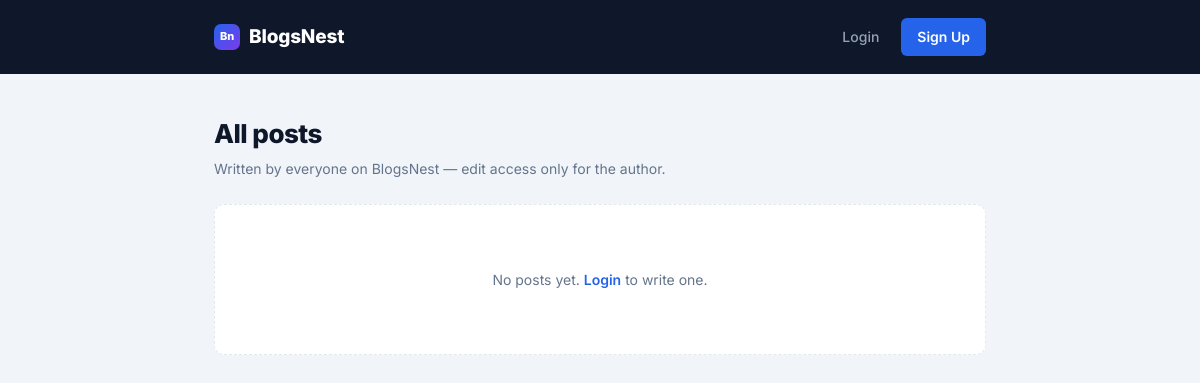
The app's page /blogs, older data.
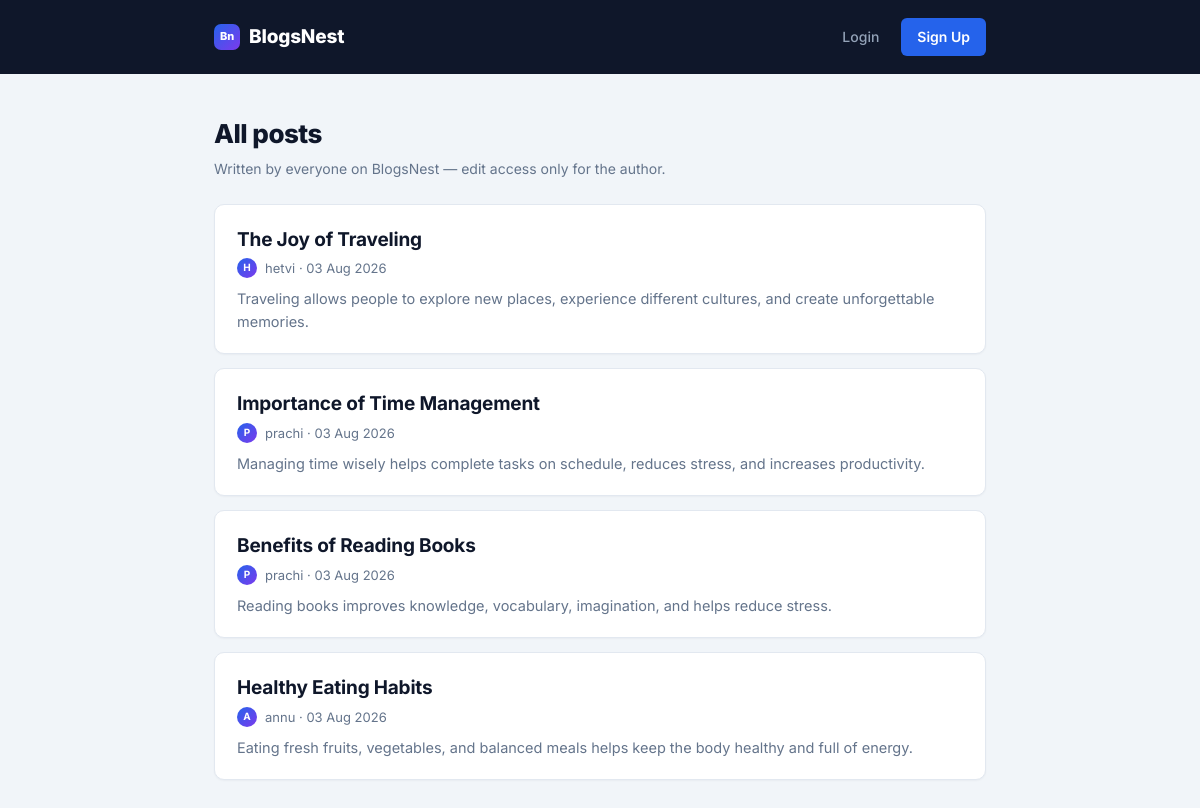
The same page, newer data.
### app/models.py (models this page shows)
class Blog(Base):
    __tablename__ = "blogs"
    id = Column(Integer, primary_key=True, index=True)
    title = Column(String, nullable=False)
    content = Column(Text, nullable=False)
    owner_id = Column(Integer, ForeignKey("users.id"), nullable=False)
    created_at = Column(DateTime, default=datetime.utcnow)
    updated_at = Column(DateTime, default=datetime.utcnow, onupdate=datetime.utcnow)
    owner = relationship("User", back_populates="blogs")

class User(Base):
    __tablename__ = "users"
    id = Column(Integer, primary_key=True, index=True)
    name = Column(String, nullable=True)
    email = Column(String, unique=True, index=True, nullable=False)
    date_of_birth = Column(Date, nullable=True)
    gender = Column(String, nullable=True)  # "male" / "female" / "other" / "prefer_not_to_say"
    is_verified = Column(Boolean, default=False)
    created_at = Column(DateTime, default=datetime.utcnow)
    blogs = relationship("Blog", back_populates="owner", cascade="all, delete-orphan")

### app/blogs/routes.py (the view)
@router.get("/blogs", response_class=HTMLResponse)
def list_blogs(
    request: Request,
    db: Session = Depends(get_db),
    current_user: User | None = Depends(get_current_user_optional),
):
    blogs = db.query(Blog).order_by(Blog.created_at.desc()).all()
    return templates.TemplateResponse(
        request, "blogs.html",
        {"blogs": blogs, "current_user": current_user},
    )

### templates/blogs.html (shortened to what this page needs)
{% extends "base.html" %}
{% block content %}
<div class="page-head">
  <div>
    <h1>All posts</h1>
    <p>Written by everyone on BlogsNest — edit access only for the author.</p>
  </div>
</div>
{% if blogs|length == 0 %}
  <div class="empty">No posts yet. {% if current_user %}<a href="/blogs/new">Write the first one →</a>{% else %}<a href="/login">Login</a> to write one.{% endif %}</div>
{% endif %}
{% for blog in blogs %}
<div class="entry">
  <div class="entry-title">
    <a href="/blogs/{{ blog.id }}">{{ blog.title }}</a>
  </div>
  <div class="entry-meta">
    <span class="avatar">{{ (blog.owner.name or blog.owner.email)[0]|upper }}</span>
    {{ blog.owner.name or blog.owner.email }} &middot; {{ blog.created_at.strftime('%d %b %Y') }}
  </div>
  <div class="entry-excerpt">{{ blog.content[:160] }}{% if blog.content|length > 160 %}…{% endif %}</div>
</div>
{% endfor %}
{% endblock %}

### templates/base.html (shortened to what this page needs)
<!DOCTYPE html>
<html lang="en">
<head>
  <link rel="stylesheet" href="/static/style.css">
</head>
<body>
  <div class="masthead">
    <div class="masthead-inner">
      <a href="/blogs" class="title"><span class="logo-mark">Bn</span>BlogsNest</a>
      <nav>
        {% if current_user %}
          <span>{{ current_user.name or current_user.email }}</span>
          <a href="/profile">Profile</a>
          <a href="/logout">Logout</a>
          <a href="/blogs/new" class="cta">Write</a>
        {% else %}
          <a href="/login">Login</a>
          <a href="/signup" class="cta">Sign Up</a>
        {% endif %}
      </nav>
    </div>
  </div>
  <div class="wrap">
    {% block content %}{% endblock %}
  </div>
</body>
</html>

### static/style.css (style rules this page uses)
:root { --bg: #F1F5F9; --navy: #0F172A; --ink: #0F172A; --ink-soft: #64748B; --rule: #E2E8F0; --blue: #2563EB; --blue-hover: #1D4ED8; --blue-soft: #DBEAFE; --white: #FFFFFF; }
* { box-sizing: border-box; }
body { margin: 0; background: var(--bg); color: var(--ink); font-family: 'Inter', -apple-system, sans-serif; line-height: 1.55; }
.wrap { max-width: 820px; margin: 0 auto; padding: 0 24px 80px; }
.masthead { background: var(--navy); margin: 0 calc(-50vw + 50%) 40px; padding: 0 calc(50vw - 50%); }
.masthead-inner { max-width: 820px; margin: 0 auto; padding: 18px 24px; display: flex; justify-content: space-between; align-items: center; }
.masthead .title { font-weight: 800; font-size: 19px; letter-spacing: -0.01em; color: var(--white); display: flex; align-items: center; gap: 9px; text-decoration: none; }
.masthead .title .logo-mark { width: 26px; height: 26px; border-radius: 7px; background: linear-gradient(135deg, var(--blue), #7C3AED); display: inline-flex; align-items: center; justify-content: center; font-size: 11px; color: white; font-weight: 800; }
.masthead nav { display: flex; align-items: center; gap: 22px; }
.masthead nav a, .masthead nav span { font-size: 14px; font-weight: 500; color: #94A3B8; text-decoration: none; }
.masthead nav a.cta { background: var(--blue); color: var(--white); padding: 8px 16px; border-radius: 6px; font-weight: 600; }
.page-head { display: flex; justify-content: space-between; align-items: flex-end; margin-bottom: 24px; }
.page-head h1 { font-size: 26px; font-weight: 800; letter-spacing: -0.02em; margin: 0; }
.page-head p { color: var(--ink-soft); font-size: 14px; margin: 4px 0 0; }
.entry { background: var(--white); border: 1px solid var(--rule); border-radius: 10px; padding: 20px 22px; margin-bottom: 14px; box-shadow: 0 1px 2px rgba(15,23,42,0.04); transition: box-shadow 0.15s ease, transform 0.15s ease; }
.entry-title { font-size: 19px; font-weight: 700; margin: 0 0 4px; letter-spacing: -0.01em; }
.entry-title a { color: var(--ink); text-decoration: none; }
.entry-meta { display: flex; align-items: center; gap: 8px; font-size: 13px; color: var(--ink-soft); margin-bottom: 10px; }
.avatar { width: 20px; height: 20px; border-radius: 50%; background: linear-gradient(135deg, var(--blue), #7C3AED); color: white; font-size: 10px; font-weight: 700; display: inline-flex; align-items: center; justify-content: center; flex-shrink: 0; }
.entry-excerpt { color: var(--ink-soft); font-size: 14.5px; }

Row changes from the older to the newer data that the page shows:
added Blog: title "The Joy of Traveling", owner "hetvi", created_at "03 Aug 2026", content "Traveling allows people to explore new places, experience different cultures, and create unforgettable memories."
added User: name "H"
added Blog: title "Importance of Time Management", owner "prachi", created_at "03 Aug 2026", content "Managing time wisely helps complete tasks on schedule, reduces stress, and increases productivity."
added User: name "P"
added Blog: title "Benefits of Reading Books", owner "prachi", created_at "03 Aug 2026", content "Reading books improves knowledge, vocabulary, imagination, and helps reduce stress."
added Blog: title "Healthy Eating Habits", owner "annu", created_at "03 Aug 2026", content "Eating fresh fruits, vegetables, and balanced meals helps keep the body healthy and full of energy."
added User: name "A"
Text that changed along with them:
text no longer shown: "No posts yet. Login to write one."
